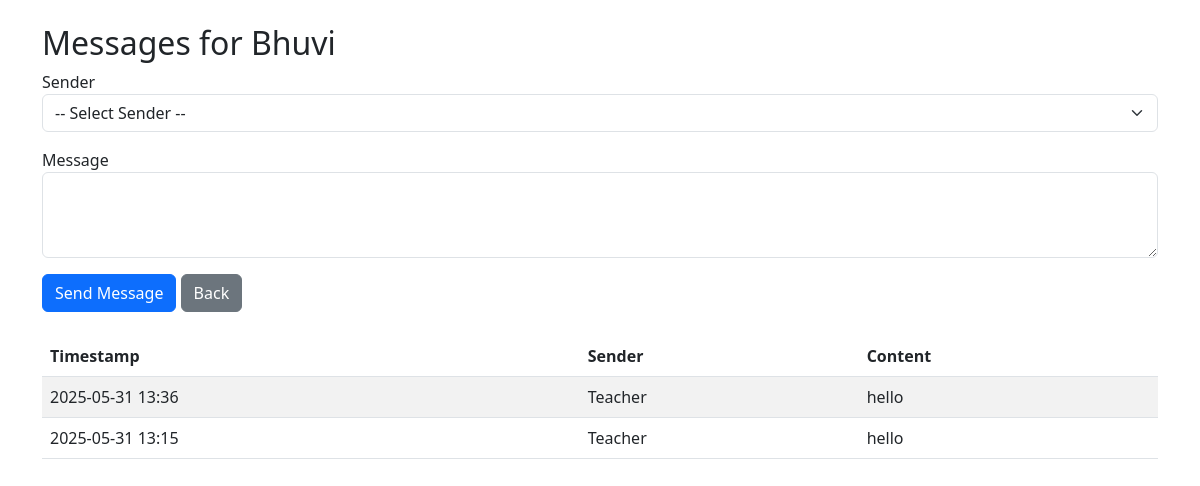
The app's page /student/1/messages with its own data.
### models.py (models this page shows)
class Student(db.Model):
    id = db.Column(db.Integer, primary_key=True)
    roll_no = db.Column(db.String(50), unique=True, nullable=False)
    name = db.Column(db.String(100), nullable=False)
    dob = db.Column(db.Date, nullable=True)
    age = db.Column(db.Integer, nullable=False)
    grade = db.Column(db.String(20), nullable=False)
    gender = db.Column(db.String(10), nullable=True)
    email = db.Column(db.String(120), unique=True, nullable=False)
    contact = db.Column(db.String(20), nullable=True)
    deleted = db.Column(db.Boolean, default=False)  # Soft delete flag
    attendance_records = db.relationship(
        'Attendance', backref='student', cascade='all, delete-orphan'
    )
    messages = db.relationship(
        'Message', backref='student', cascade='all, delete-orphan'
    )

class Message(db.Model):
    id = db.Column(db.Integer, primary_key=True)
    content = db.Column(db.String, nullable=False)
    sender = db.Column(db.String, nullable=False)
    timestamp = db.Column(db.DateTime, default=datetime.utcnow)
    student_id = db.Column(db.Integer, db.ForeignKey('student.id'), nullable=False)

### app.py (the view, shortened to what this page needs)
@app.route('/student/<int:student_id>/messages', methods=['GET', 'POST'])
def messages(student_id):
    student = Student.query.get_or_404(student_id)
    messages = Message.query.filter_by(student_id=student.id).order_by(Message.timestamp.desc()).all()
    return render_template('messages.html', student=student, messages=messages)

### app.py (called while the page is built)
@app.before_request
def create_tables_once():
    if not hasattr(app, 'tables_created'):
        with app.app_context():
            db.create_all()
        app.tables_created = True

### templates/messages.html (shortened to what this page needs)
{% extends "base.html" %}
{% block content %}
<h2>Messages for {{ student.name }}</h2>
<form method="POST" class="mb-4">
    <div class="mb-3">
        <label>Sender</label>
        <select name="sender" class="form-select" required>
            <option value="">-- Select Sender --</option>
        </select>
    </div>
    <div class="mb-3">
        <label>Message</label>
        <textarea name="content" class="form-control" rows="3" required></textarea>
    </div>
    <button type="submit" class="btn btn-primary">Send Message</button>
    <a href="{{ url_for('index') }}" class="btn btn-secondary">Back</a>
</form>
<table class="table table-striped">
    <thead>
        <tr><th>Timestamp</th><th>Sender</th><th>Content</th></tr>
    </thead>
    <tbody>
        {% for msg in messages %}
        <tr>
            <td>{{ msg.timestamp.strftime('%Y-%m-%d %H:%M') }}</td>
            <td>{{ msg.sender }}</td>
            <td>{{ msg.content }}</td>
        </tr>
        {% else %}
        <tr><td colspan="3" class="text-center">No messages found.</td></tr>
        {% endfor %}
    </tbody>
</table>
{% endblock %}

### records on screen
Student: name "Bhuvi"
Message: timestamp "2025-05-31 13:36", sender "Teacher", content "hello"
Message: timestamp "2025-05-31 13:15", sender "Teacher", content "hello"
